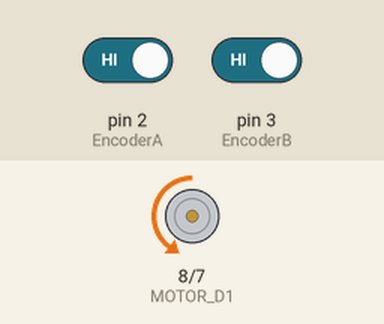
The sketch below on a simulated Arduino Uno, built with avr-gcc and run on an emulated ATmega328P. Parts: motor-driver pin pairs drawn as motors (green arrow = first pin HIGH = forward, orange = second pin HIGH = backward, longer = more drive, scaled by the enable pin). Inputs (shaded band) come from the test bench; at power-on: pin 2 (EncoderA) HIGH, pin 3 (EncoderB) HIGH. What the sketch prints to the serial monitor is not drawn.

Above: at 5.0 s.
At 15.4 s:
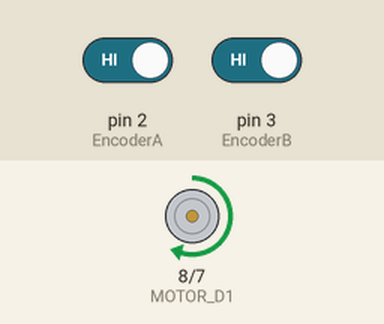
Timing chart, 0 to 27.3 s (numbered marks = the images above):
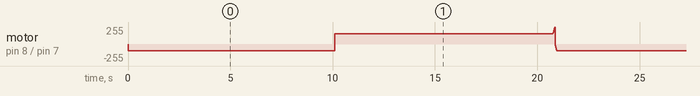

The sketch:

Lab12-2.ino
```cpp
#define EncoderB 3
#define EncoderA 2
#define MOTOR_D1 8
#define MOTOR_D2 7
#define MOTOR_PWM 6

int currentState = 0;
int motorspeed = 0;
int typespeed = 0;
int enCount = 0;
int timer1_counter = 3200;
String buff;

int errorI = 0;
float Kp = 1.0;
float Ki = 0.3;

void setup(){
  pinMode(EncoderB, INPUT_PULLUP);
  pinMode(EncoderA, INPUT_PULLUP);
  pinMode(MOTOR_D1, OUTPUT);
  pinMode(MOTOR_D2, OUTPUT);
  pinMode(MOTOR_PWM, OUTPUT);
  Serial.begin(9600);

  timer1_interrupt(5000);

  attachInterrupt(digitalPinToInterrupt(EncoderA),
                  ChannelA,RISING);
  attachInterrupt(digitalPinToInterrupt(EncoderB),
                  ChannelB,RISING);
}

void loop(){
  //SerialEvent();
  typespeed = 50;
  int error = typespeed - motorspeed;
  int pid = Kp*(float)(error) + Ki*(float)(errorI);
  errorI += error;
  setSpeed(pid);

  Serial.print(typespeed);
  Serial.print(" | ");
  Serial.print(motorspeed);
  Serial.print(" | ");
  Serial.println(pid);
}

void SerialEvent(){
  if (Serial.available() > 0) {
    char inByte = Serial.read();
    if(inByte == 's' && currentState == 0){
      currentState = 1;
      buff = " ";
      }
    if(inByte == '-'&& currentState == 1){
      buff += inByte;
      }
    if(('0'<= inByte) && (inByte <= '9') && (currentState == 1)){
      buff += inByte;
      }
    if((inByte == 'n') && (currentState == 1)){
      typespeed = buff.toInt();
      currentState = 0;
      }
  }
}

void moveForward(int velo){
  digitalWrite(MOTOR_D1, LOW);
  digitalWrite(MOTOR_D2, HIGH);
  analogWrite(MOTOR_PWM, velo);
}

void moveBackward(int velo){
  digitalWrite(MOTOR_D1, HIGH);
  digitalWrite(MOTOR_D2, LOW);
  analogWrite(MOTOR_PWM, velo);
}

void setSpeed(int i){
  if(i > 100)
    i=100;
  if(i < -100)
    i=-100;
  if(i > 0){
    moveForward(i);
  }
  if(i < 0){
    int vv = i*(-1);
    moveBackward(i);
  }
}

void timer1_interrupt(int period){
  noInterrupts();
  TCCR1A = 0;
  TCCR1B = 0;
  TCCR1B |= (1 << CS12);
  TIMSK1 |= (1 << TOIE1);
  OCR1A = (16000000.0/(256.0*100.0))*period - 1;
  interrupts();
}

void ChannelA() {
  if(digitalRead(EncoderA) == 1 && digitalRead(EncoderB) == 0){
    enCount++;
  }
}

void ChannelB() {
  if(digitalRead(EncoderA) == 0 && digitalRead(EncoderB) == 1){
    enCount--;
  }
}

ISR(TIMER1_OVF_vect){
  TCNT1 = timer1_counter;
  motorspeed = 60.0*(enCount/200.0)/0.1;
  enCount = 0;
}
```
